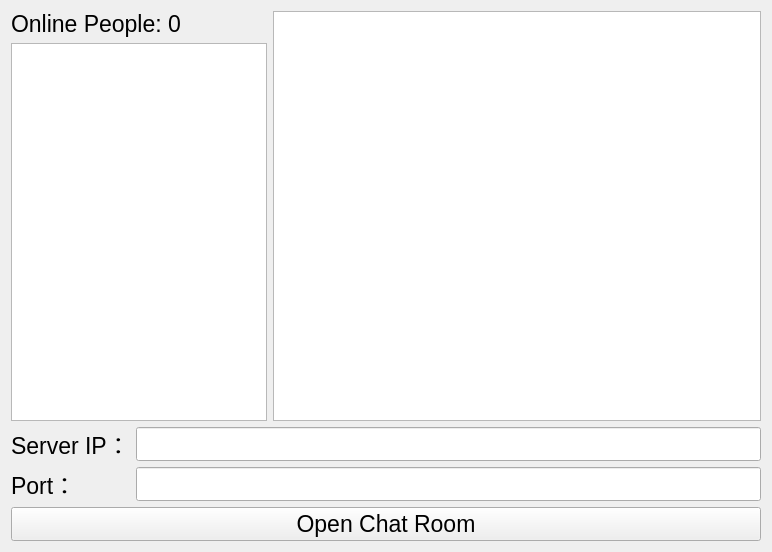
<?xml version="1.0" encoding="UTF-8"?>
<ui version="4.0">
 <class>Form</class>
 <widget class="QWidget" name="Form">
  <property name="geometry">
   <rect>
    <x>0</x>
    <y>0</y>
    <width>772</width>
    <height>552</height>
   </rect>
  </property>
  <property name="windowTitle">
   <string>TCP Server</string>
  </property>
  <layout class="QVBoxLayout" name="verticalLayout_2">
   <item>
    <layout class="QHBoxLayout" name="horizontalLayout_2" stretch="0,3">
     <property name="leftMargin">
      <number>0</number>
     </property>
     <item>
      <layout class="QVBoxLayout" name="verticalLayout">
       <item>
        <layout class="QHBoxLayout" name="horizontalLayout">
         <item>
          <widget class="QLabel" name="onlinePeopleLabel">
           <property name="font">
            <font>
             <pointsize>17</pointsize>
            </font>
           </property>
           <property name="text">
            <string>Online People:</string>
           </property>
          </widget>
         </item>
         <item>
          <widget class="QLabel" name="onlineNumLabel">
           <property name="font">
            <font>
             <pointsize>17</pointsize>
            </font>
           </property>
           <property name="text">
            <string>0</string>
           </property>
          </widget>
         </item>
        </layout>
       </item>
       <item>
        <widget class="QListWidget" name="userListWidget">
         <property name="font">
          <font>
           <pointsize>17</pointsize>
          </font>
         </property>
        </widget>
       </item>
      </layout>
     </item>
     <item>
      <widget class="QListWidget" name="contentListWidget">
       <property name="font">
        <font>
         <pointsize>13</pointsize>
        </font>
       </property>
      </widget>
     </item>
    </layout>
   </item>
   <item>
    <layout class="QGridLayout" name="gridLayout_2">
     <item row="1" column="0">
      <widget class="QLabel" name="portLabel">
       <property name="font">
        <font>
         <pointsize>17</pointsize>
        </font>
       </property>
       <property name="text">
        <string>Port：</string>
       </property>
      </widget>
     </item>
     <item row="0" column="1">
      <widget class="QLineEdit" name="serverIPLineEdit">
       <property name="font">
        <font>
         <pointsize>17</pointsize>
        </font>
       </property>
      </widget>
     </item>
     <item row="0" column="0">
      <widget class="QLabel" name="serverIPLabel">
       <property name="font">
        <font>
         <pointsize>17</pointsize>
        </font>
       </property>
       <property name="text">
        <string>Server IP：</string>
       </property>
      </widget>
     </item>
     <item row="1" column="1">
      <widget class="QLineEdit" name="portLineEdit">
       <property name="font">
        <font>
         <pointsize>17</pointsize>
        </font>
       </property>
      </widget>
     </item>
    </layout>
   </item>
   <item>
    <widget class="QPushButton" name="openBtn">
     <property name="font">
      <font>
       <pointsize>17</pointsize>
      </font>
     </property>
     <property name="text">
      <string>Open Chat Room</string>
     </property>
    </widget>
   </item>
  </layout>
 </widget>
 <resources/>
 <connections/>
</ui>
